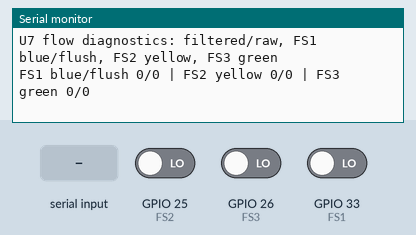
A sketch run on a simulated ESP32. Parts: the last lines printed to the serial monitor. Inputs (shaded band) come from the test bench; at power-on: GPIO 25 (FS2) LOW, GPIO 26 (FS3) LOW, GPIO 33 (FS1) LOW.

Above: at 1.2 s.
1.3 s: "R" received over Serial
At 1.9 s:
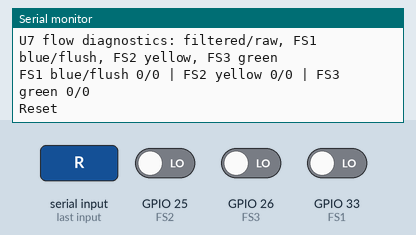
2.8 s: GPIO 25 (FS2) driven HIGH
At 3.5 s:
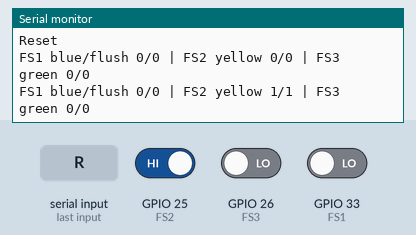
4.3 s: GPIO 26 (FS3) driven HIGH
At 5.6 s:
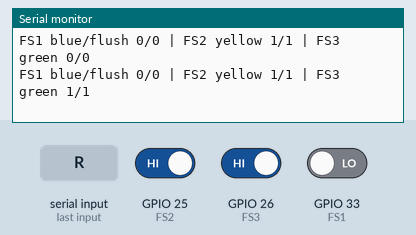
5.8 s: GPIO 33 (FS1) driven HIGH
At 6.8 s:
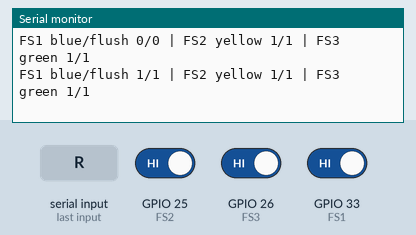

The sketch:

U7_Flow_Pulse_Check.ino
```cpp
/* U7 standalone flow pulse diagnostic. Replaces normal U7 firmware while testing.
   FS1 GPIO33 blue/flush, FS2 GPIO25 yellow, FS3 GPIO26 green.
   Serial Monitor 115200 baud. Send R to reset counts.
   Filtered counts discard rising edges within 1000 us of an accepted edge.
   This filter is diagnostic, not a calibrated production setting. */
#include <Arduino.h>
#include <ctype.h>
constexpr uint8_t FS1=33, FS2=25, FS3=26;
constexpr uint32_t MIN_GAP_US=1000;
volatile uint32_t raw[3]={0,0,0}, filtered[3]={0,0,0}, last[3]={0,0,0};
void IRAM_ATTR count0(){uint32_t t=micros(); ++raw[0]; if(t-last[0]>=MIN_GAP_US){++filtered[0];last[0]=t;}}
void IRAM_ATTR count1(){uint32_t t=micros(); ++raw[1]; if(t-last[1]>=MIN_GAP_US){++filtered[1];last[1]=t;}}
void IRAM_ATTR count2(){uint32_t t=micros(); ++raw[2]; if(t-last[2]>=MIN_GAP_US){++filtered[2];last[2]=t;}}
void resetCounts(){
  noInterrupts();
  uint32_t t=micros()-MIN_GAP_US;
  for(int i=0;i<3;i++){raw[i]=filtered[i]=0;last[i]=t;}
  interrupts();
}
void setup(){
  Serial.begin(115200);
  pinMode(FS1,INPUT);pinMode(FS2,INPUT);pinMode(FS3,INPUT);
  resetCounts();
  attachInterrupt(digitalPinToInterrupt(FS1),count0,RISING);
  attachInterrupt(digitalPinToInterrupt(FS2),count1,RISING);
  attachInterrupt(digitalPinToInterrupt(FS3),count2,RISING);
  Serial.println("U7 flow diagnostics: filtered/raw, FS1 blue/flush, FS2 yellow, FS3 green");
}
void loop(){
  while(Serial.available()) if(toupper((unsigned char)Serial.read())=='R') {resetCounts();Serial.println("Reset");}
  static uint32_t lastPrint=0;
  if(millis()-lastPrint>=1000){
    lastPrint=millis();
    uint32_t r[3],f[3];
    noInterrupts();
    for(int i=0;i<3;i++){r[i]=raw[i];f[i]=filtered[i];}
    interrupts();
    Serial.printf("FS1 blue/flush %lu/%lu | FS2 yellow %lu/%lu | FS3 green %lu/%lu\n",
      (unsigned long)f[0],(unsigned long)r[0],
      (unsigned long)f[1],(unsigned long)r[1],
      (unsigned long)f[2],(unsigned long)r[2]);
  }
}
```

Measured:
- after the input at 1.3 s, the serial monitor: prints a new line at once (image 1)
- after the input at 2.8 s, the serial monitor: prints a new line after 0.20 s (image 2)
- after the input at 4.3 s, the serial monitor: prints a new line after 0.70 s (image 3)
- after the input at 5.8 s, the serial monitor: prints a new line after 0.20 s (image 4)
